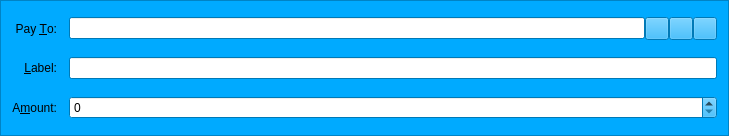
<?xml version="1.0" encoding="UTF-8"?>
<ui version="4.0">
 <class>SendCoinsEntry</class>
 <widget class="QFrame" name="SendCoinsEntry">
  <property name="geometry">
   <rect>
    <x>0</x>
    <y>0</y>
    <width>729</width>
    <height>136</height>
   </rect>
  </property>
  <property name="palette">
   <palette>
    <active>
     <colorrole role="WindowText">
      <brush brushstyle="SolidPattern">
       <color alpha="255">
        <red>0</red>
        <green>0</green>
        <blue>0</blue>
       </color>
      </brush>
     </colorrole>
     <colorrole role="Button">
      <brush brushstyle="SolidPattern">
       <color alpha="255">
        <red>0</red>
        <green>170</green>
        <blue>255</blue>
       </color>
      </brush>
     </colorrole>
     <colorrole role="Light">
      <brush brushstyle="SolidPattern">
       <color alpha="255">
        <red>127</red>
        <green>213</green>
        <blue>255</blue>
       </color>
      </brush>
     </colorrole>
     <colorrole role="Midlight">
      <brush brushstyle="SolidPattern">
       <color alpha="255">
        <red>63</red>
        <green>191</green>
        <blue>255</blue>
       </color>
      </brush>
     </colorrole>
     <colorrole role="Dark">
      <brush brushstyle="SolidPattern">
       <color alpha="255">
        <red>0</red>
        <green>85</green>
        <blue>127</blue>
       </color>
      </brush>
     </colorrole>
     <colorrole role="Mid">
      <brush brushstyle="SolidPattern">
       <color alpha="255">
        <red>0</red>
        <green>113</green>
        <blue>170</blue>
       </color>
      </brush>
     </colorrole>
     <colorrole role="Text">
      <brush brushstyle="SolidPattern">
       <color alpha="255">
        <red>0</red>
        <green>0</green>
        <blue>0</blue>
       </color>
      </brush>
     </colorrole>
     <colorrole role="BrightText">
      <brush brushstyle="SolidPattern">
       <color alpha="255">
        <red>255</red>
        <green>255</green>
        <blue>255</blue>
       </color>
      </brush>
     </colorrole>
     <colorrole role="ButtonText">
      <brush brushstyle="SolidPattern">
       <color alpha="255">
        <red>0</red>
        <green>0</green>
        <blue>0</blue>
       </color>
      </brush>
     </colorrole>
     <colorrole role="Base">
      <brush brushstyle="SolidPattern">
       <color alpha="255">
        <red>255</red>
        <green>255</green>
        <blue>255</blue>
       </color>
      </brush>
     </colorrole>
     <colorrole role="Window">
      <brush brushstyle="SolidPattern">
       <color alpha="255">
        <red>0</red>
        <green>170</green>
        <blue>255</blue>
       </color>
      </brush>
     </colorrole>
     <colorrole role="Shadow">
      <brush brushstyle="SolidPattern">
       <color alpha="255">
        <red>0</red>
        <green>0</green>
        <blue>0</blue>
       </color>
      </brush>
     </colorrole>
     <colorrole role="AlternateBase">
      <brush brushstyle="SolidPattern">
       <color alpha="255">
        <red>127</red>
        <green>212</green>
        <blue>255</blue>
       </color>
      </brush>
     </colorrole>
     <colorrole role="ToolTipBase">
      <brush brushstyle="SolidPattern">
       <color alpha="255">
        <red>255</red>
        <green>255</green>
        <blue>220</blue>
       </color>
      </brush>
     </colorrole>
     <colorrole role="ToolTipText">
      <brush brushstyle="SolidPattern">
       <color alpha="255">
        <red>0</red>
        <green>0</green>
        <blue>0</blue>
       </color>
      </brush>
     </colorrole>
    </active>
    <inactive>
     <colorrole role="WindowText">
      <brush brushstyle="SolidPattern">
       <color alpha="255">
        <red>0</red>
        <green>0</green>
        <blue>0</blue>
       </color>
      </brush>
     </colorrole>
     <colorrole role="Button">
      <brush brushstyle="SolidPattern">
       <color alpha="255">
        <red>0</red>
        <green>170</green>
        <blue>255</blue>
       </color>
      </brush>
     </colorrole>
     <colorrole role="Light">
      <brush brushstyle="SolidPattern">
       <color alpha="255">
        <red>127</red>
        <green>213</green>
        <blue>255</blue>
       </color>
      </brush>
     </colorrole>
     <colorrole role="Midlight">
      <brush brushstyle="SolidPattern">
       <color alpha="255">
        <red>63</red>
        <green>191</green>
        <blue>255</blue>
       </color>
      </brush>
     </colorrole>
     <colorrole role="Dark">
      <brush brushstyle="SolidPattern">
       <color alpha="255">
        <red>0</red>
        <green>85</green>
        <blue>127</blue>
       </color>
      </brush>
     </colorrole>
     <colorrole role="Mid">
      <brush brushstyle="SolidPattern">
       <color alpha="255">
        <red>0</red>
        <green>113</green>
        <blue>170</blue>
       </color>
      </brush>
     </colorrole>
     <colorrole role="Text">
      <brush brushstyle="SolidPattern">
       <color alpha="255">
        <red>0</red>
        <green>0</green>
        <blue>0</blue>
       </color>
      </brush>
     </colorrole>
     <colorrole role="BrightText">
      <brush brushstyle="SolidPattern">
       <color alpha="255">
        <red>255</red>
        <green>255</green>
        <blue>255</blue>
       </color>
      </brush>
     </colorrole>
     <colorrole role="ButtonText">
      <brush brushstyle="SolidPattern">
       <color alpha="255">
        <red>0</red>
        <green>0</green>
        <blue>0</blue>
       </color>
      </brush>
     </colorrole>
     <colorrole role="Base">
      <brush brushstyle="SolidPattern">
       <color alpha="255">
        <red>255</red>
        <green>255</green>
        <blue>255</blue>
       </color>
      </brush>
     </colorrole>
     <colorrole role="Window">
      <brush brushstyle="SolidPattern">
       <color alpha="255">
        <red>0</red>
        <green>170</green>
        <blue>255</blue>
       </color>
      </brush>
     </colorrole>
     <colorrole role="Shadow">
      <brush brushstyle="SolidPattern">
       <color alpha="255">
        <red>0</red>
        <green>0</green>
        <blue>0</blue>
       </color>
      </brush>
     </colorrole>
     <colorrole role="AlternateBase">
      <brush brushstyle="SolidPattern">
       <color alpha="255">
        <red>127</red>
        <green>212</green>
        <blue>255</blue>
       </color>
      </brush>
     </colorrole>
     <colorrole role="ToolTipBase">
      <brush brushstyle="SolidPattern">
       <color alpha="255">
        <red>255</red>
        <green>255</green>
        <blue>220</blue>
       </color>
      </brush>
     </colorrole>
     <colorrole role="ToolTipText">
      <brush brushstyle="SolidPattern">
       <color alpha="255">
        <red>0</red>
        <green>0</green>
        <blue>0</blue>
       </color>
      </brush>
     </colorrole>
    </inactive>
    <disabled>
     <colorrole role="WindowText">
      <brush brushstyle="SolidPattern">
       <color alpha="255">
        <red>0</red>
        <green>85</green>
        <blue>127</blue>
       </color>
      </brush>
     </colorrole>
     <colorrole role="Button">
      <brush brushstyle="SolidPattern">
       <color alpha="255">
        <red>0</red>
        <green>170</green>
        <blue>255</blue>
       </color>
      </brush>
     </colorrole>
     <colorrole role="Light">
      <brush brushstyle="SolidPattern">
       <color alpha="255">
        <red>127</red>
        <green>213</green>
        <blue>255</blue>
       </color>
      </brush>
     </colorrole>
     <colorrole role="Midlight">
      <brush brushstyle="SolidPattern">
       <color alpha="255">
        <red>63</red>
        <green>191</green>
        <blue>255</blue>
       </color>
      </brush>
     </colorrole>
     <colorrole role="Dark">
      <brush brushstyle="SolidPattern">
       <color alpha="255">
        <red>0</red>
        <green>85</green>
        <blue>127</blue>
       </color>
      </brush>
     </colorrole>
     <colorrole role="Mid">
      <brush brushstyle="SolidPattern">
       <color alpha="255">
        <red>0</red>
        <green>113</green>
        <blue>170</blue>
       </color>
      </brush>
     </colorrole>
     <colorrole role="Text">
      <brush brushstyle="SolidPattern">
       <color alpha="255">
        <red>0</red>
        <green>85</green>
        <blue>127</blue>
       </color>
      </brush>
     </colorrole>
     <colorrole role="BrightText">
      <brush brushstyle="SolidPattern">
       <color alpha="255">
        <red>255</red>
        <green>255</green>
        <blue>255</blue>
       </color>
      </brush>
     </colorrole>
     <colorrole role="ButtonText">
      <brush brushstyle="SolidPattern">
       <color alpha="255">
        <red>0</red>
        <green>85</green>
        <blue>127</blue>
       </color>
      </brush>
     </colorrole>
     <colorrole role="Base">
      <brush brushstyle="SolidPattern">
       <color alpha="255">
        <red>0</red>
        <green>170</green>
        <blue>255</blue>
       </color>
      </brush>
     </colorrole>
     <colorrole role="Window">
      <brush brushstyle="SolidPattern">
       <color alpha="255">
        <red>0</red>
        <green>170</green>
        <blue>255</blue>
       </color>
      </brush>
     </colorrole>
     <colorrole role="Shadow">
      <brush brushstyle="SolidPattern">
       <color alpha="255">
        <red>0</red>
        <green>0</green>
        <blue>0</blue>
       </color>
      </brush>
     </colorrole>
     <colorrole role="AlternateBase">
      <brush brushstyle="SolidPattern">
       <color alpha="255">
        <red>0</red>
        <green>170</green>
        <blue>255</blue>
       </color>
      </brush>
     </colorrole>
     <colorrole role="ToolTipBase">
      <brush brushstyle="SolidPattern">
       <color alpha="255">
        <red>255</red>
        <green>255</green>
        <blue>220</blue>
       </color>
      </brush>
     </colorrole>
     <colorrole role="ToolTipText">
      <brush brushstyle="SolidPattern">
       <color alpha="255">
        <red>0</red>
        <green>0</green>
        <blue>0</blue>
       </color>
      </brush>
     </colorrole>
    </disabled>
   </palette>
  </property>
  <property name="windowTitle">
   <string>Form</string>
  </property>
  <property name="frameShape">
   <enum>QFrame::StyledPanel</enum>
  </property>
  <property name="frameShadow">
   <enum>QFrame::Sunken</enum>
  </property>
  <layout class="QGridLayout" name="gridLayout">
   <property name="spacing">
    <number>12</number>
   </property>
   <item row="5" column="0">
    <widget class="QLabel" name="label">
     <property name="text">
      <string>A&amp;mount:</string>
     </property>
     <property name="alignment">
      <set>Qt::AlignRight|Qt::AlignTrailing|Qt::AlignVCenter</set>
     </property>
     <property name="buddy">
      <cstring>payAmount</cstring>
     </property>
    </widget>
   </item>
   <item row="3" column="0">
    <widget class="QLabel" name="label_2">
     <property name="text">
      <string>Pay &amp;To:</string>
     </property>
     <property name="alignment">
      <set>Qt::AlignRight|Qt::AlignTrailing|Qt::AlignVCenter</set>
     </property>
     <property name="buddy">
      <cstring>payTo</cstring>
     </property>
    </widget>
   </item>
   <item row="5" column="1">
    <widget class="BitcoinAmountField" name="payAmount"/>
   </item>
   <item row="4" column="0">
    <widget class="QLabel" name="label_4">
     <property name="text">
      <string>&amp;Label:</string>
     </property>
     <property name="alignment">
      <set>Qt::AlignRight|Qt::AlignTrailing|Qt::AlignVCenter</set>
     </property>
     <property name="buddy">
      <cstring>addAsLabel</cstring>
     </property>
    </widget>
   </item>
   <item row="3" column="1">
    <layout class="QHBoxLayout" name="payToLayout">
     <property name="spacing">
      <number>0</number>
     </property>
     <item>
      <widget class="QValidatedLineEdit" name="payTo">
       <property name="toolTip">
        <string>&lt;html&gt;&lt;head/&gt;&lt;body&gt;&lt;p&gt;The address to send the payment to (e.g. Qi1NooNjQySQLDJ643HWfZZ7UN2EmLEvix)&lt;/p&gt;&lt;/body&gt;&lt;/html&gt;</string>
       </property>
       <property name="maxLength">
        <number>34</number>
       </property>
      </widget>
     </item>
     <item>
      <widget class="QToolButton" name="addressBookButton">
       <property name="toolTip">
        <string>Choose address from address book</string>
       </property>
       <property name="text">
        <string/>
       </property>
       <property name="icon">
        <iconset resource="../bitcoin.qrc">
         <normaloff>:/icons/address-book</normaloff>:/icons/address-book</iconset>
       </property>
       <property name="shortcut">
        <string>Alt+A</string>
       </property>
      </widget>
     </item>
     <item>
      <widget class="QToolButton" name="pasteButton">
       <property name="toolTip">
        <string>Paste address from clipboard</string>
       </property>
       <property name="text">
        <string/>
       </property>
       <property name="icon">
        <iconset resource="../bitcoin.qrc">
         <normaloff>:/icons/editpaste</normaloff>:/icons/editpaste</iconset>
       </property>
       <property name="shortcut">
        <string>Alt+P</string>
       </property>
      </widget>
     </item>
     <item>
      <widget class="QToolButton" name="deleteButton">
       <property name="toolTip">
        <string>Remove this recipient</string>
       </property>
       <property name="text">
        <string/>
       </property>
       <property name="icon">
        <iconset resource="../bitcoin.qrc">
         <normaloff>:/icons/remove</normaloff>:/icons/remove</iconset>
       </property>
      </widget>
     </item>
    </layout>
   </item>
   <item row="4" column="1">
    <widget class="QValidatedLineEdit" name="addAsLabel">
     <property name="toolTip">
      <string>Enter a label for this address to add it to your address book</string>
     </property>
    </widget>
   </item>
  </layout>
 </widget>
 <customwidgets>
  <customwidget>
   <class>BitcoinAmountField</class>
   <extends>QSpinBox</extends>
   <header>bitcoinamountfield.h</header>
   <container>1</container>
  </customwidget>
  <customwidget>
   <class>QValidatedLineEdit</class>
   <extends>QLineEdit</extends>
   <header>qvalidatedlineedit.h</header>
  </customwidget>
 </customwidgets>
 <resources>
  <include location="../bitcoin.qrc"/>
 </resources>
 <connections/>
</ui>
